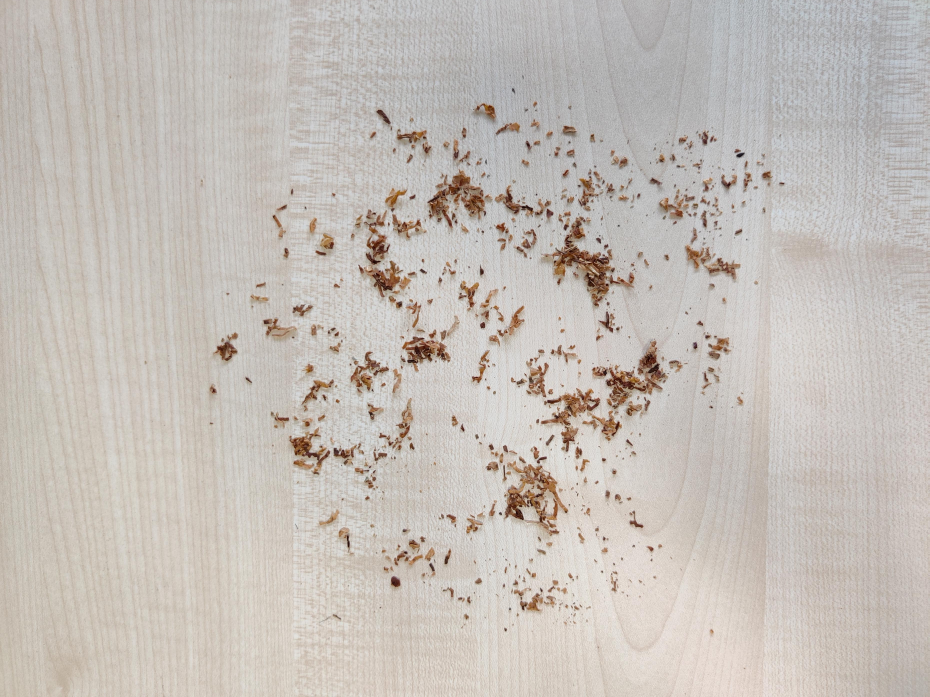
#> input picture Images/img1.jpeg, 3717 x 2788 px, given in place of the camera (shown at 1/4 size)
$ python live_data.py
#> lines starting #> are read from the running program, lines starting #| are printed output that depends on the picture; after the words box and inside, x2 and y2 are one past the last pixel; in counts of white or black regions, pixels touching at a corner belong together
import numpy as np
import cv2
import os
import pylab as plt
import matplotlib.image as mpimg

DISPLAY = True
BASE_DIR = "Images"
OUTPUT_DIR = "Csv"
CONTOURS_OUTPUT_DIR = "Contours"
def get_contours(original_image, image, save_path):

    contours = None
    img = original_image.copy()
    #j = 535
    #print("i:",i," j:", j, end=" ")

    high_thresh, thresh_im = cv2.threshold(image, 0, 255, cv2.THRESH_BINARY + cv2.THRESH_OTSU)
    v = np.median(image)
    sigma = 0.33
    # ---- Apply automatic Canny edge detection using the computed median----
    lower = int(max(0, (1.0 - sigma) * v))
    upper = int(min(255, (1.0 + sigma) * v))
    #display("ori", original_image)
    edged = cv2.Canny(image,lower ,upper)
    #display("canny", edged)
    cv2.imshow("Edged", edged)
    contours, hierarchy = cv2.findContours(edged,
                                           cv2.RETR_EXTERNAL, cv2.CHAIN_APPROX_TC89_KCOS)
    #display("Canny Edges After Contouring", edged)
    text = f"i:{lower} j:{upper} Number of Contours found = {len(contours)}"
    boxes = []
    w_h_list = []


    for idx, contour in enumerate(contours):

        rect = cv2.minAreaRect(contour)
        box = cv2.boxPoints(rect)
        box = np.intp(box)
        (x, y), (width, height), angle = rect

        if width < 10 and height < 10:
            continue
        boxes.append(box)

        #cv2.putText(img, str(idx), (int(x),int(y)), cv2.FONT_HERSHEY_SIMPLEX,2, (0,0,255),5,2)

        w_h_list.append((width, height))
    '''
    for idx, w_h in enumerate(w_h_list):
        print(f"{idx}, {w_h[0]:.2f},{w_h[1]:.2f}\n")
    print("-----------------------------------------")
    '''
    return text, boxes

    cv2.imshow(text, img)
    #display(text,img)
    #cv2.destroyAllWindows()

    '''
    fig = plt.figure(figsize=(15,8))
    fig.add_subplot(121)
    plt.title(f"i: {i} j: {j} contours: {len(contours)}")
    plt.imshow(edged)

    fig.add_subplot(122)
    plt.title("image")
    plt.imshow(img)
    plt.show()
    '''

    # [6 lines of commented-out code are left out]
    return w_h_list


# [23 lines left out: functions display, bg_substraction, export_to_csv, not called in this run]

def get_files_from_dir(dir):
    return [f for f in os.listdir(dir) if os.path.isfile(os.path.join(dir, f))]


def main():
    # Create an object to hold reference to camera video capturing
    vidcap = cv2.VideoCapture(0)

    while True:
        if not vidcap.isOpened():
            break
        ret, frame = vidcap.read()
#> frame is the input picture: shape (2788, 3717, 3); mean B, G, R 184, 190.2, 196.8
        # continue to display window until 'q' is pressed
        gray = cv2.cvtColor(frame, cv2.COLOR_BGR2GRAY)
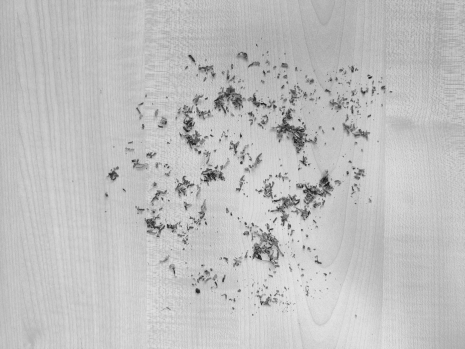
#> gray: shape (2788, 3717) (shown at 1/8 size); min 3, max 249, mean 191.5
        text, boxes = get_contours(frame,gray, "")
#> in get_contours, `high_thresh, thresh_im = cv2.threshold(image, 0, 255, cv2.THRESH_BINAR..`:
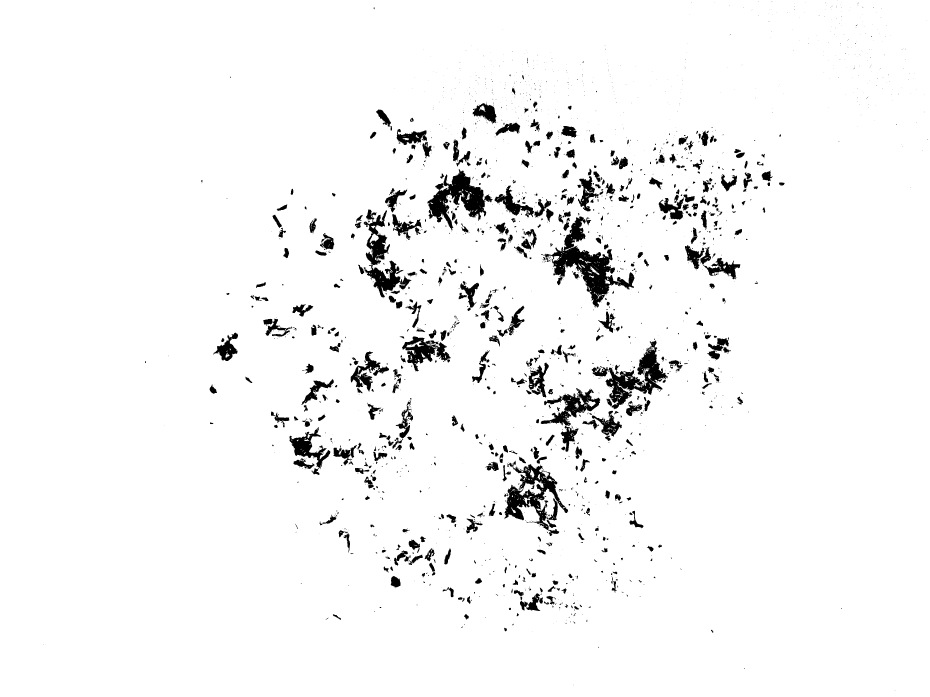
#> thresh_im: shape (2788, 3717) (shown at 1/4 size); 96% white; 2392 black regions (1645 under 20 px), largest, box (x1, y1, x2, y2) and area: (2178, 866, 2538, 1232) 35172, (2018, 1843, 2273, 2144) 24437, (1710, 677, 1971, 922) 24224
#> in get_contours, `high_thresh, thresh_im = cv2.threshold(image, 0, 255, cv2.THRESH_BINAR..`: high_thresh = 149
#> in get_contours, `v = np.median(image)`: v = 195
#> in get_contours, `lower = int(max(0, (1.0 - sigma) * v))`: lower = 130
#> in get_contours, `upper = int(min(255, (1.0 + sigma) * v))`: upper = 255
#> in get_contours, `edged = cv2.Canny(image,lower ,upper)`:
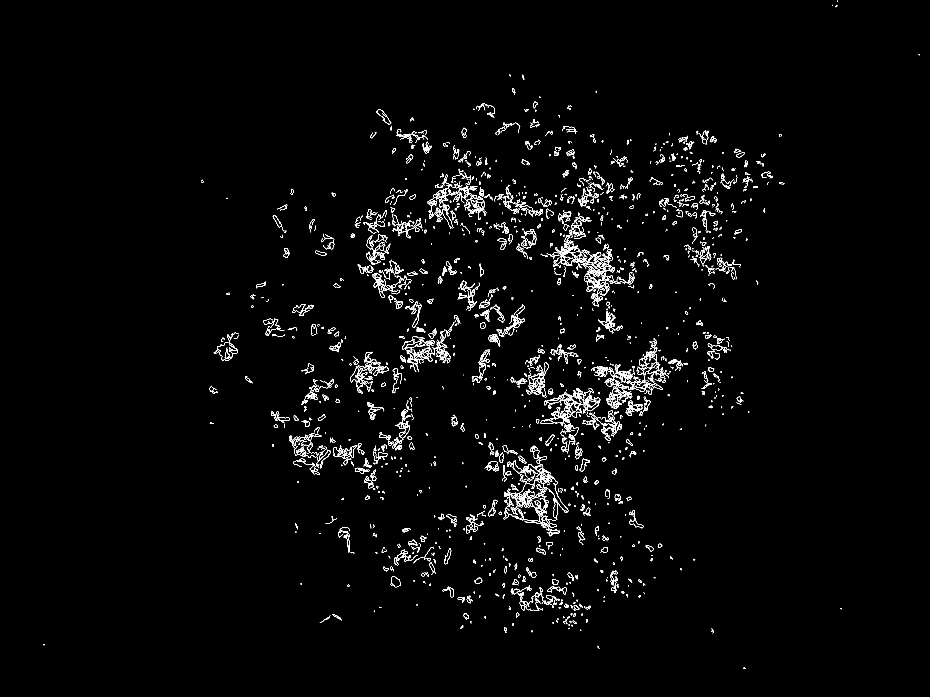
#> edged: shape (2788, 3717) (shown at 1/4 size); 1.1% white in thin lines or dots
#> in get_contours, `contours, hierarchy = cv2.findContours(edged, cv2.RETR_EXTERNAL, cv2.C..`: contours = 2832 contours, 2132 with area under 20; largest, box (x1, y1, x2, y2) and area: (2393, 1246, 2453, 1335) 1008, (1597, 1700, 1640, 1754) 905, (2196, 1641, 2284, 1737) 788, (1777, 2192, 1805, 2257) 740, (2189, 1591, 2283, 1619) 690
#> the loop in get_contours, `for idx, contour in enumerate(contours): ` made 2832 passes
#> (box, x, y, width, height, angle) on passes 1, 2, 4: ([[2981, 2675], [2974, 2675], [2974, 2670], [2981, 2670]], 2977.5, 2672.5, 5, 7, -90), ([[2393, 2595], [2389, 2584], [2392, 2582], [2396, 2594]], 2393.1, 2589.2, 3.71, 11.88, -21.8), ([[2848, 2528], [2845, 2523], [2845, 2523], [2848, 2528]], 2847.2, 2525.7, 0.686, 5.83, -30.96)
#> after the loop in get_contours, `for idx, contour in enumerate(contours):`: boxes = 1713 items; w_h_list = 1713 pairs, first value 0.142 to 106, second value 0.728 to 116.7
#> boxes = 1713 items
        cv2.drawContours(frame, boxes, -1, (255, 0, 0), 2)
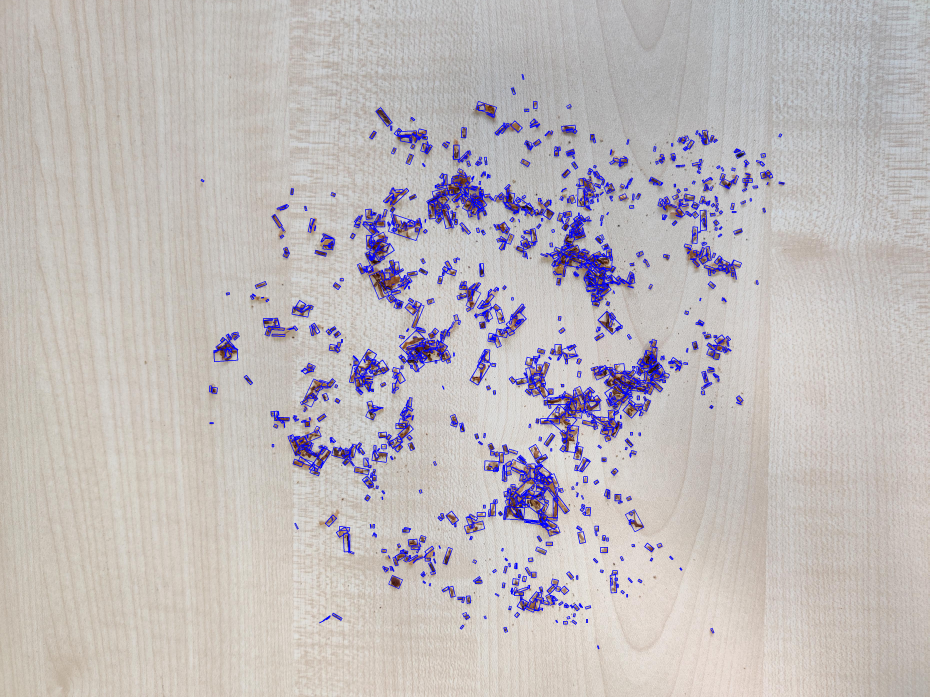
#> frame: shape (2788, 3717, 3) (shown at 1/4 size); mean B, G, R 187.7, 185.9, 191.8
        cv2.imshow("Frame", frame)  # show captured frame
        print(text)
#| i:130 j:255 Number of Contours found = 2832
        cv2.imshow("Gray", gray)
        # press 'q' to break out of the loop
        if cv2.waitKey(1) & 0xFF == ord('q'):
#> (key q is pressed here)
            break


if __name__ == '__main__':
    main()

$ run again, on Images/img10.jpeg
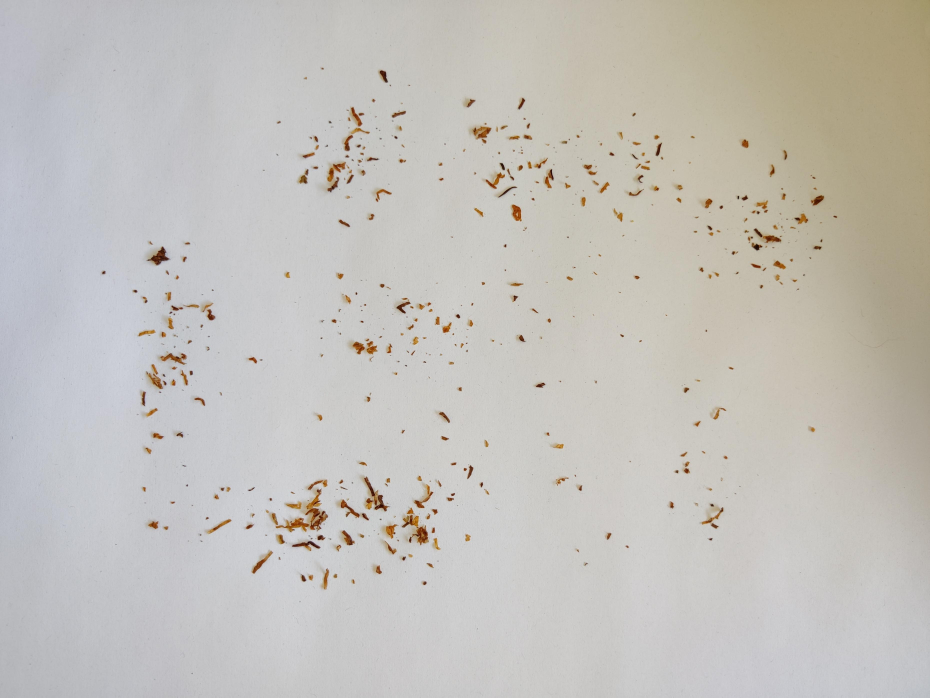
#> input picture Images/img10.jpeg, 3718 x 2789 px, given in place of the camera (shown at 1/4 size)
#> in main, frame is the input picture: shape (2789, 3718, 3); mean B, G, R 187.1, 192.3, 195.1
#> in get_contours, `high_thresh, thresh_im = cv2.threshold(image, 0, 255, cv2.THRESH_BINAR..`:
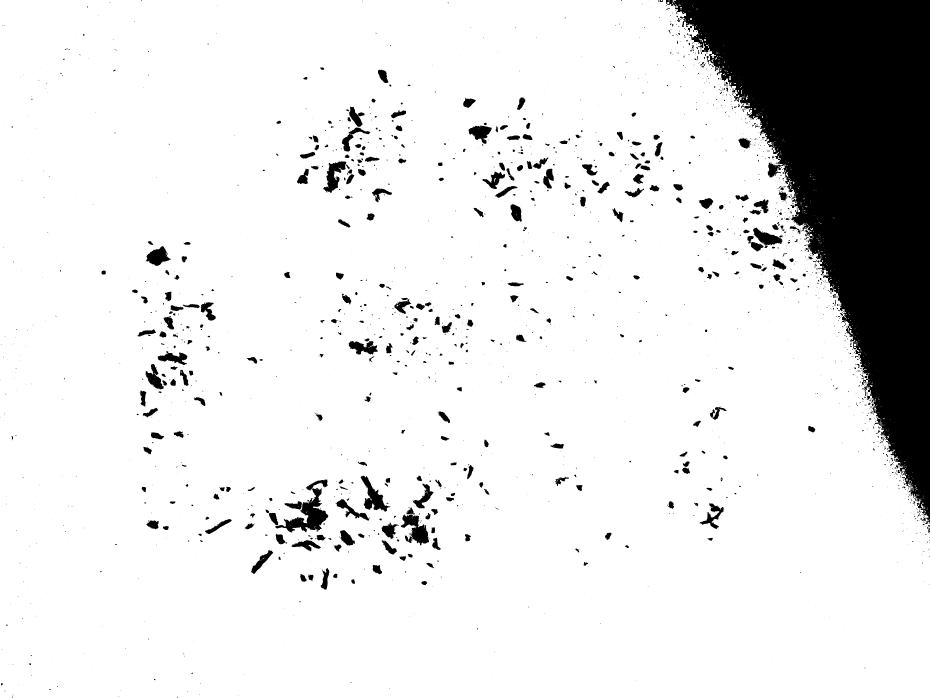
#> thresh_im: shape (2789, 3718) (shown at 1/4 size); 88.4% white; 2085 black regions (1479 under 20 px), largest, box (x1, y1, x2, y2) and area: (2664, 0, 3718, 2096) 975124, (1102, 1918, 1313, 2130) 14262, (1603, 2058, 1716, 2181) 7004
#> high_thresh = 177
#> v = 197
#> lower = 131
#> upper = 255
#> edged: shape (2789, 3718); 0.39% white in thin lines or dots, all inside (x1, y1, x2, y2) = (48, 271, 3348, 2696)
#> contours = 743 contours, 415 with area under 20; largest, box (x1, y1, x2, y2) and area: (1363, 1998, 1439, 2071) 1574, (1943, 688, 2021, 756) 1432, (2807, 2028, 2893, 2099) 1084, (1377, 541, 1413, 606) 1008, (1296, 2273, 1317, 2359) 994
#> the loop in get_contours, `for idx, contour in enumerate(contours): ` made 743 passes
#> (box, x, y, width, height, angle) on passes 1 to 3: ([[769, 2695], [766, 2695], [767, 2691], [770, 2691]], 768.1, 2693.4, 4.12, 3.4, -75.96), ([[1912, 2517], [1909, 2517], [1909, 2512], [1912, 2512]], 1910.5, 2514.5, 5, 3, -90), ([[1202, 2409], [1198, 2409], [1198, 2403], [1202, 2403]], 1200, 2406, 6, 4, -90)
#> after the loop in get_contours, `for idx, contour in enumerate(contours):`: boxes = 448 items; w_h_list = 448 pairs, first value 0.97 to 117.5, second value 1.07 to 112.2
#> in main, `text, boxes = get_contours(frame,gray, "")`: boxes = 448 items
#> in main, `cv2.drawContours(frame, boxes, -1, (255, 0, 0), 2)`:
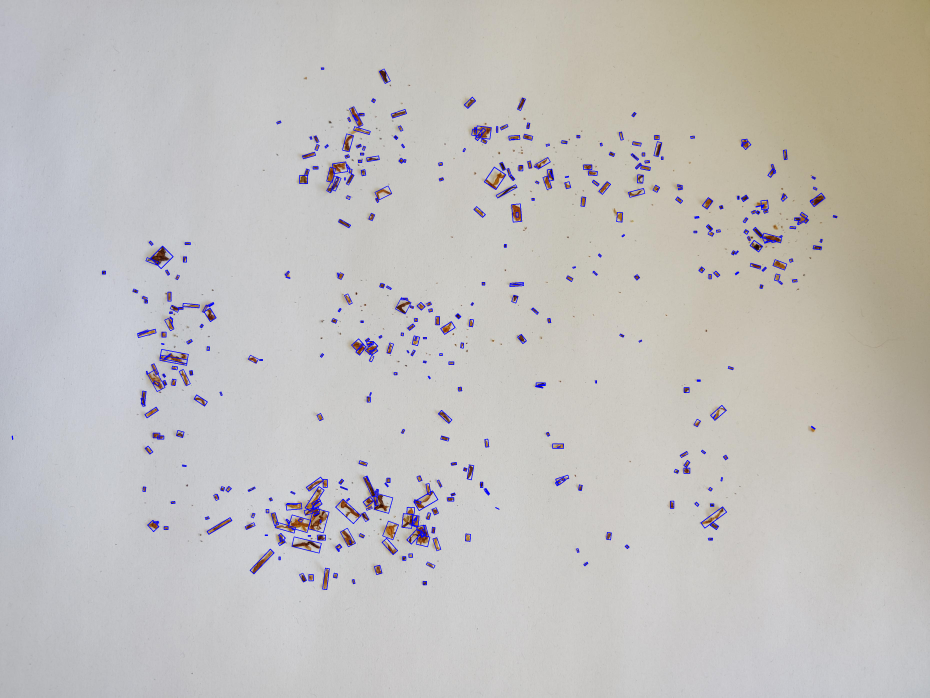
#> frame: shape (2789, 3718, 3) (shown at 1/4 size); mean B, G, R 188.2, 190.7, 193.3
#| i:131 j:255 Number of Contours found = 743

$ run again, on Images/img11.jpeg
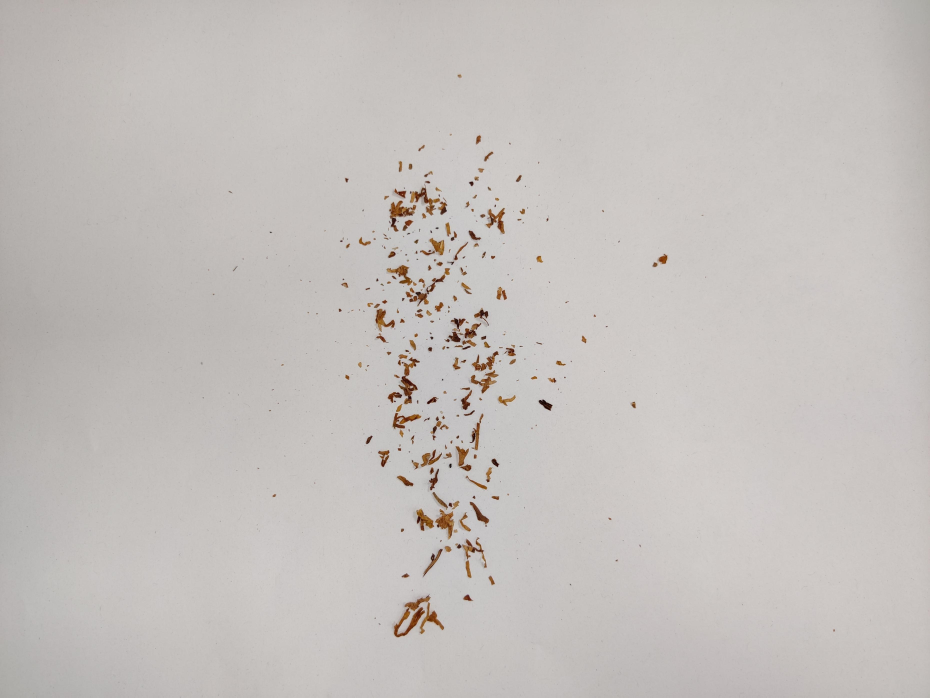
#> input picture Images/img11.jpeg, 3718 x 2789 px, given in place of the camera (shown at 1/4 size)
#> in main, frame is the input picture: shape (2789, 3718, 3); mean B, G, R 188.8, 191.8, 196.4
#> in get_contours, `high_thresh, thresh_im = cv2.threshold(image, 0, 255, cv2.THRESH_BINAR..`:
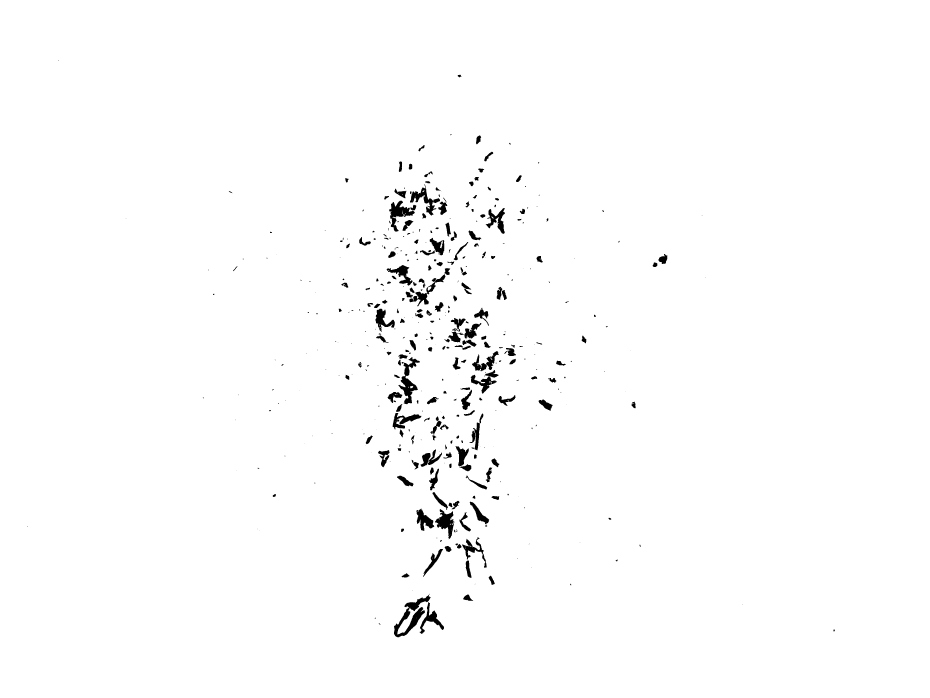
#> thresh_im: shape (2789, 3718) (shown at 1/4 size); 98.7% white; 428 black regions (163 under 20 px), largest, box (x1, y1, x2, y2) and area: (1576, 2375, 1723, 2549) 7118, (1593, 1428, 1680, 1617) 5419, (1557, 803, 1659, 927) 4573
#> high_thresh = 139
#> v = 196
#> lower = 131
#> upper = 255
#> edged: shape (2789, 3718); 0.37% white in thin lines or dots, all inside (x1, y1, x2, y2) = (232, 240, 3340, 2549)
#> contours = 564 contours, 280 with area under 20; largest, box (x1, y1, x2, y2) and area: (1682, 1797, 1768, 1868) 2476, (1879, 2007, 1958, 2098) 2014, (1674, 1097, 1782, 1222) 1476, (1512, 1800, 1559, 1869) 1458, (1896, 1238, 1955, 1305) 1294
#> the loop in get_contours, `for idx, contour in enumerate(contours): ` made 564 passes
#> (box, x, y, width, height, angle) on passes 1, 2, 5: ([[3339, 2526], [3333, 2526], [3333, 2516], [3339, 2516]], 3336, 2521, 10, 6, -90), ([[1520, 2499], [1513, 2494], [1515, 2490], [1522, 2496]], 1517.8, 2495.1, 4, 8.6, -53.13), ([[1661, 2481], [1658, 2479], [1666, 2462], [1669, 2464]], 1664, 2472, 18.78, 3.58, -63.43)
#> after the loop in get_contours, `for idx, contour in enumerate(contours):`: boxes = 331 items; w_h_list = 331 pairs, first value 0.707 to 211, second value 0.686 to 152.4
#> in main, `text, boxes = get_contours(frame,gray, "")`: boxes = 331 items
#> in main, `cv2.drawContours(frame, boxes, -1, (255, 0, 0), 2)`:
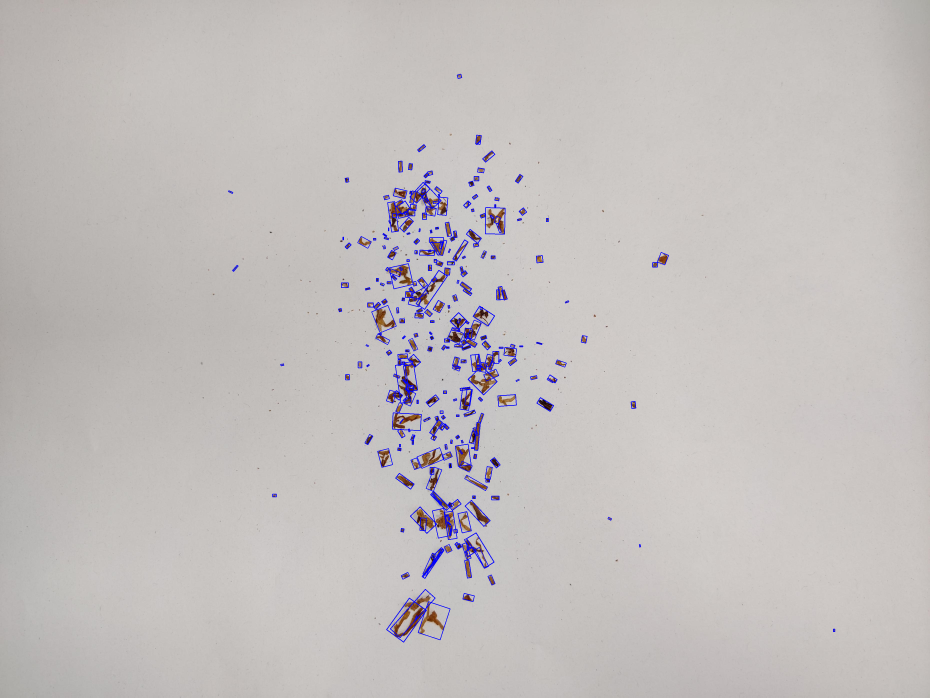
#> frame: shape (2789, 3718, 3) (shown at 1/4 size); mean B, G, R 189.7, 190.3, 194.8
#| i:131 j:255 Number of Contours found = 564
